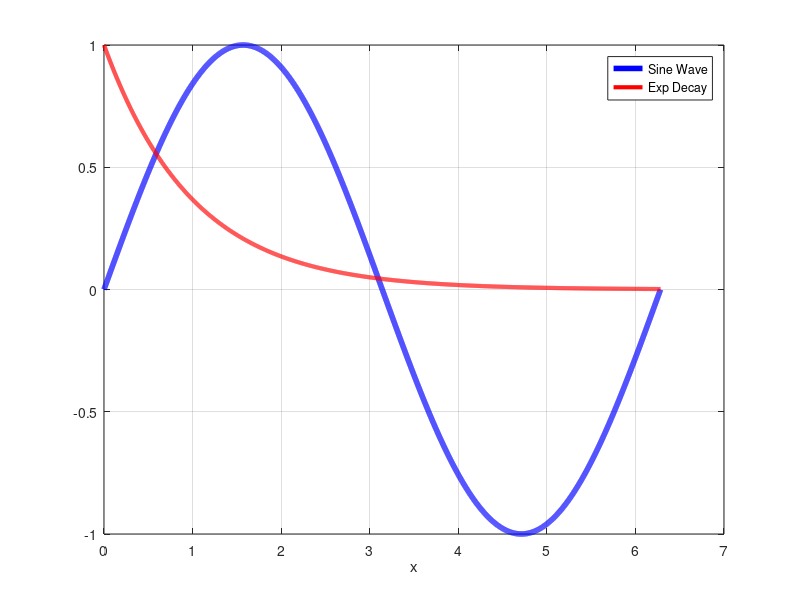

MATLAB code for this plot:
x = 0:0.001:2*pi;

% sine wave
s_y = sin(x);
plot(x,s_y,"b","LineWidth",4);

% square wave
hold on;
exp_dec= exp(-x);
plot(x,exp_dec,'r', "LineWidth",3);



grid on;
legend("Sine Wave","Exp Decay");
xlabel("x");

pause;
